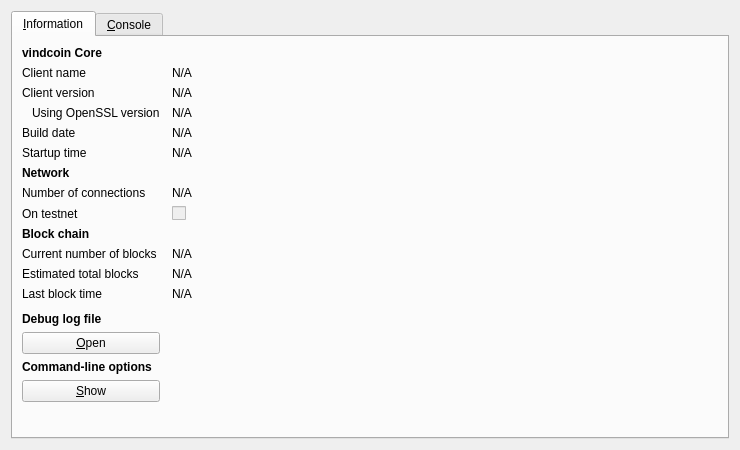
<?xml version="1.0" encoding="UTF-8"?>
<ui version="4.0">
 <class>RPCConsole</class>
 <widget class="QDialog" name="RPCConsole">
  <property name="geometry">
   <rect>
    <x>0</x>
    <y>0</y>
    <width>740</width>
    <height>450</height>
   </rect>
  </property>
  <property name="windowTitle">
   <string>vindcoin - Debug window</string>
  </property>
  <layout class="QVBoxLayout" name="verticalLayout_2">
   <item>
    <widget class="QTabWidget" name="tabWidget">
     <property name="currentIndex">
      <number>0</number>
     </property>
     <widget class="QWidget" name="tab_info">
      <attribute name="title">
       <string>&amp;Information</string>
      </attribute>
      <layout class="QGridLayout" name="gridLayout" columnstretch="0,1">
       <property name="horizontalSpacing">
        <number>12</number>
       </property>
       <item row="0" column="0">
        <widget class="QLabel" name="label_9">
         <property name="font">
          <font>
           <weight>75</weight>
           <bold>true</bold>
          </font>
         </property>
         <property name="text">
          <string>vindcoin Core</string>
         </property>
        </widget>
       </item>
       <item row="1" column="0">
        <widget class="QLabel" name="label_5">
         <property name="text">
          <string>Client name</string>
         </property>
        </widget>
       </item>
       <item row="1" column="1">
        <widget class="QLabel" name="clientName">
         <property name="cursor">
          <cursorShape>IBeamCursor</cursorShape>
         </property>
         <property name="text">
          <string>N/A</string>
         </property>
         <property name="textFormat">
          <enum>Qt::PlainText</enum>
         </property>
         <property name="textInteractionFlags">
          <set>Qt::LinksAccessibleByMouse|Qt::TextSelectableByKeyboard|Qt::TextSelectableByMouse</set>
         </property>
        </widget>
       </item>
       <item row="2" column="0">
        <widget class="QLabel" name="label_6">
         <property name="text">
          <string>Client version</string>
         </property>
        </widget>
       </item>
       <item row="2" column="1">
        <widget class="QLabel" name="clientVersion">
         <property name="cursor">
          <cursorShape>IBeamCursor</cursorShape>
         </property>
         <property name="text">
          <string>N/A</string>
         </property>
         <property name="textFormat">
          <enum>Qt::PlainText</enum>
         </property>
         <property name="textInteractionFlags">
          <set>Qt::LinksAccessibleByMouse|Qt::TextSelectableByKeyboard|Qt::TextSelectableByMouse</set>
         </property>
        </widget>
       </item>
       <item row="3" column="0">
        <widget class="QLabel" name="label_14">
         <property name="text">
          <string>Using OpenSSL version</string>
         </property>
         <property name="indent">
          <number>10</number>
         </property>
        </widget>
       </item>
       <item row="3" column="1">
        <widget class="QLabel" name="openSSLVersion">
         <property name="cursor">
          <cursorShape>IBeamCursor</cursorShape>
         </property>
         <property name="text">
          <string>N/A</string>
         </property>
         <property name="textFormat">
          <enum>Qt::PlainText</enum>
         </property>
         <property name="textInteractionFlags">
          <set>Qt::LinksAccessibleByMouse|Qt::TextSelectableByKeyboard|Qt::TextSelectableByMouse</set>
         </property>
        </widget>
       </item>
       <item row="4" column="0">
        <widget class="QLabel" name="label_12">
         <property name="text">
          <string>Build date</string>
         </property>
        </widget>
       </item>
       <item row="4" column="1">
        <widget class="QLabel" name="buildDate">
         <property name="cursor">
          <cursorShape>IBeamCursor</cursorShape>
         </property>
         <property name="text">
          <string>N/A</string>
         </property>
         <property name="textFormat">
          <enum>Qt::PlainText</enum>
         </property>
         <property name="textInteractionFlags">
          <set>Qt::LinksAccessibleByMouse|Qt::TextSelectableByKeyboard|Qt::TextSelectableByMouse</set>
         </property>
        </widget>
       </item>
       <item row="5" column="0">
        <widget class="QLabel" name="label_13">
         <property name="text">
          <string>Startup time</string>
         </property>
        </widget>
       </item>
       <item row="5" column="1">
        <widget class="QLabel" name="startupTime">
         <property name="cursor">
          <cursorShape>IBeamCursor</cursorShape>
         </property>
         <property name="text">
          <string>N/A</string>
         </property>
         <property name="textFormat">
          <enum>Qt::PlainText</enum>
         </property>
         <property name="textInteractionFlags">
          <set>Qt::LinksAccessibleByMouse|Qt::TextSelectableByKeyboard|Qt::TextSelectableByMouse</set>
         </property>
        </widget>
       </item>
       <item row="6" column="0">
        <widget class="QLabel" name="label_11">
         <property name="font">
          <font>
           <weight>75</weight>
           <bold>true</bold>
          </font>
         </property>
         <property name="text">
          <string>Network</string>
         </property>
        </widget>
       </item>
       <item row="7" column="0">
        <widget class="QLabel" name="label_7">
         <property name="text">
          <string>Number of connections</string>
         </property>
        </widget>
       </item>
       <item row="7" column="1">
        <widget class="QLabel" name="numberOfConnections">
         <property name="cursor">
          <cursorShape>IBeamCursor</cursorShape>
         </property>
         <property name="text">
          <string>N/A</string>
         </property>
         <property name="textFormat">
          <enum>Qt::PlainText</enum>
         </property>
         <property name="textInteractionFlags">
          <set>Qt::LinksAccessibleByMouse|Qt::TextSelectableByKeyboard|Qt::TextSelectableByMouse</set>
         </property>
        </widget>
       </item>
       <item row="8" column="0">
        <widget class="QLabel" name="label_8">
         <property name="text">
          <string>On testnet</string>
         </property>
        </widget>
       </item>
       <item row="8" column="1">
        <widget class="QCheckBox" name="isTestNet">
         <property name="enabled">
          <bool>false</bool>
         </property>
         <property name="text">
          <string/>
         </property>
        </widget>
       </item>
       <item row="9" column="0">
        <widget class="QLabel" name="label_10">
         <property name="font">
          <font>
           <weight>75</weight>
           <bold>true</bold>
          </font>
         </property>
         <property name="text">
          <string>Block chain</string>
         </property>
        </widget>
       </item>
       <item row="10" column="0">
        <widget class="QLabel" name="label_3">
         <property name="text">
          <string>Current number of blocks</string>
         </property>
        </widget>
       </item>
       <item row="10" column="1">
        <widget class="QLabel" name="numberOfBlocks">
         <property name="cursor">
          <cursorShape>IBeamCursor</cursorShape>
         </property>
         <property name="text">
          <string>N/A</string>
         </property>
         <property name="textFormat">
          <enum>Qt::PlainText</enum>
         </property>
         <property name="textInteractionFlags">
          <set>Qt::LinksAccessibleByMouse|Qt::TextSelectableByKeyboard|Qt::TextSelectableByMouse</set>
         </property>
        </widget>
       </item>
       <item row="11" column="0">
        <widget class="QLabel" name="label_4">
         <property name="text">
          <string>Estimated total blocks</string>
         </property>
        </widget>
       </item>
       <item row="11" column="1">
        <widget class="QLabel" name="totalBlocks">
         <property name="cursor">
          <cursorShape>IBeamCursor</cursorShape>
         </property>
         <property name="text">
          <string>N/A</string>
         </property>
         <property name="textFormat">
          <enum>Qt::PlainText</enum>
         </property>
         <property name="textInteractionFlags">
          <set>Qt::LinksAccessibleByMouse|Qt::TextSelectableByKeyboard|Qt::TextSelectableByMouse</set>
         </property>
        </widget>
       </item>
       <item row="12" column="0">
        <widget class="QLabel" name="label_2">
         <property name="text">
          <string>Last block time</string>
         </property>
        </widget>
       </item>
       <item row="12" column="1">
        <widget class="QLabel" name="lastBlockTime">
         <property name="cursor">
          <cursorShape>IBeamCursor</cursorShape>
         </property>
         <property name="text">
          <string>N/A</string>
         </property>
         <property name="textFormat">
          <enum>Qt::PlainText</enum>
         </property>
         <property name="textInteractionFlags">
          <set>Qt::LinksAccessibleByMouse|Qt::TextSelectableByKeyboard|Qt::TextSelectableByMouse</set>
         </property>
        </widget>
       </item>
       <item row="13" column="0">
        <spacer name="verticalSpacer_2">
         <property name="orientation">
          <enum>Qt::Vertical</enum>
         </property>
         <property name="sizeHint" stdset="0">
          <size>
           <width>20</width>
           <height>20</height>
          </size>
         </property>
        </spacer>
       </item>
       <item row="14" column="0">
        <widget class="QLabel" name="labelDebugLogfile">
         <property name="font">
          <font>
           <weight>75</weight>
           <bold>true</bold>
          </font>
         </property>
         <property name="text">
          <string>Debug log file</string>
         </property>
        </widget>
       </item>
       <item row="15" column="0">
        <widget class="QPushButton" name="openDebugLogfileButton">
         <property name="toolTip">
          <string>Open the vindcoin debug log file from the current data directory. This can take a few seconds for large log files.</string>
         </property>
         <property name="text">
          <string>&amp;Open</string>
         </property>
         <property name="autoDefault">
          <bool>false</bool>
         </property>
        </widget>
       </item>
       <item row="16" column="0">
        <widget class="QLabel" name="labelCLOptions">
         <property name="font">
          <font>
           <weight>75</weight>
           <bold>true</bold>
          </font>
         </property>
         <property name="text">
          <string>Command-line options</string>
         </property>
        </widget>
       </item>
       <item row="17" column="0">
        <widget class="QPushButton" name="showCLOptionsButton">
         <property name="toolTip">
          <string>Show the vindcoin-Qt help message to get a list with possible vindcoin command-line options.</string>
         </property>
         <property name="text">
          <string>&amp;Show</string>
         </property>
         <property name="autoDefault">
          <bool>false</bool>
         </property>
        </widget>
       </item>
       <item row="18" column="0">
        <spacer name="verticalSpacer">
         <property name="orientation">
          <enum>Qt::Vertical</enum>
         </property>
         <property name="sizeHint" stdset="0">
          <size>
           <width>20</width>
           <height>40</height>
          </size>
         </property>
        </spacer>
       </item>
      </layout>
     </widget>
     <widget class="QWidget" name="tab_console">
      <attribute name="title">
       <string>&amp;Console</string>
      </attribute>
      <layout class="QVBoxLayout" name="verticalLayout_3">
       <property name="spacing">
        <number>3</number>
       </property>
       <item>
        <widget class="QTextEdit" name="messagesWidget">
         <property name="minimumSize">
          <size>
           <width>0</width>
           <height>100</height>
          </size>
         </property>
         <property name="readOnly">
          <bool>true</bool>
         </property>
         <property name="tabKeyNavigation" stdset="0">
          <bool>false</bool>
         </property>
         <property name="columnCount" stdset="0">
          <number>2</number>
         </property>
        </widget>
       </item>
       <item>
        <layout class="QHBoxLayout" name="horizontalLayout">
         <property name="spacing">
          <number>3</number>
         </property>
         <item>
          <widget class="QLabel" name="label">
           <property name="text">
            <string notr="true">&gt;</string>
           </property>
          </widget>
         </item>
         <item>
          <widget class="QLineEdit" name="lineEdit"/>
         </item>
         <item>
          <widget class="QPushButton" name="clearButton">
           <property name="maximumSize">
            <size>
             <width>24</width>
             <height>24</height>
            </size>
           </property>
           <property name="toolTip">
            <string>Clear console</string>
           </property>
           <property name="text">
            <string/>
           </property>
           <property name="icon">
            <iconset resource="../bitcoin.qrc">
             <normaloff>:/icons/remove</normaloff>:/icons/remove</iconset>
           </property>
           <property name="shortcut">
            <string notr="true">Ctrl+L</string>
           </property>
           <property name="autoDefault">
            <bool>false</bool>
           </property>
          </widget>
         </item>
        </layout>
       </item>
      </layout>
     </widget>
    </widget>
   </item>
  </layout>
 </widget>
 <resources>
  <include location="../bitcoin.qrc"/>
 </resources>
 <connections/>
</ui>
